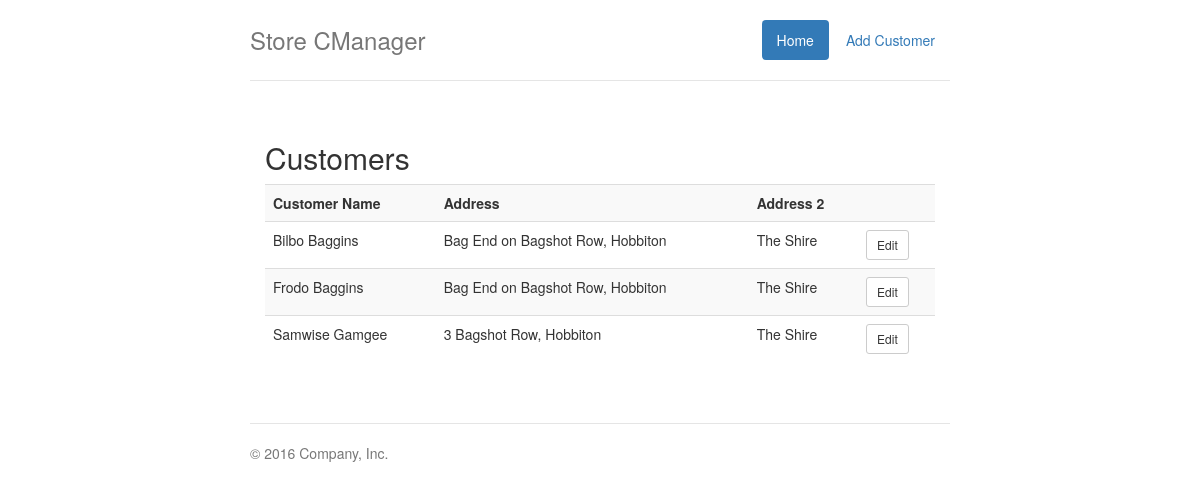
Screenshot of /cmanager/index.php with the database file from the repository.
### tables this page shows
CREATE TABLE `useraddresses` (
  `AddressID` int(11) NOT NULL,
  `UserID` int(11) NOT NULL,
  `Address1` varchar(255) NOT NULL,
  `Address2` varchar(255) DEFAULT NULL
);

CREATE TABLE `users` (
  `UserID` int(11) NOT NULL,
  `Name` varchar(30) NOT NULL
);

### cmanager/index.php (the view, shortened to what this page needs)
<?php include('includes/database.php');?>
<?php
    $query = "SELECT * FROM users "
            . "INNER JOIN useraddresses ON useraddresses.userID=users.userID "
            . "ORDER BY users.Name";
    $result = $db->query($query) or die($db->errorinfo()[1] . $db->errorinfo()[2]);
?>
<!DOCTYPE html>
<html lang="en">
  <head>
    <link href="css/bootstrap.min.css" rel="stylesheet">
    <link href="css/jumbotron-narrow.css" rel="stylesheet">
  </head>
  <body>
    <div class="container">
      <div class="header clearfix">
        <nav>
          <ul class="nav nav-pills pull-right">
            <li role="presentation" class="active"><a href="index.php">Home</a></li>
            <li role="presentation"><a href="add_customer.php">Add Customer</a></li>
          </ul>
        </nav>
        <h3 class="text-muted">Store CManager</h3>
      </div>
      <div class="row marketing">
        <div class="col-lg-12">
          <h2>Customers</h2>
          <table class="table table-striped">
              <tr>
                  <th>Customer Name</th>
                  <th>Address</th>
                  <th>Address 2</th>
                  <th></th>
              </tr>
                  <?php if($result->RowCount() > 0) {
                        while ($row = $result->fetch(PDO::FETCH_ASSOC)) {
                          $output = '<tr>';
                          $output .= '<td>'. $row['Name']. '</td>';
                          $output .= '<td>'. $row['Address1'] .'</td>';
                          $output .= '<td>'. $row['Address2'] .'</td>';
                          $output .= '<td>' .'<a href=edit_customer.php?id='. $row["UserID"].' class="btn btn-default btn-sm">Edit</a>'.'</td>';
                          $output .= '</tr>';
                          echo $output;
                      }
                      }
                      else {
                          echo 'Sorry, no customers found.';
                      }
                  ?>
          </table>
        </div>
        <div class="col-lg-6">
        </div>
      </div>
      <footer class="footer">
        <p>&copy; 2016 Company, Inc.</p>
      </footer>
    </div>
  </body>
</html>

### cmanager/css/jumbotron-narrow.css (style rules this page uses)
body { padding-top: 20px; padding-bottom: 20px; }
.header, .marketing, .footer { padding-right: 15px; padding-left: 15px; }
.header { padding-bottom: 20px; border-bottom: 1px solid #e5e5e5; }
.header h3 { margin-top: 0; margin-bottom: 0; line-height: 40px; }
.footer { padding-top: 19px; color: #777; border-top: 1px solid #e5e5e5; }
@media (min-width: 768px) { .container { max-width: 730px; } }
.marketing { margin: 40px 0; }
@media screen and (min-width: 768px) { .header, .marketing, .footer { padding-right: 0; padding-left: 0; } }
@media screen and (min-width: 768px) { .header { margin-bottom: 30px; } }

### rows the page displays
useraddresses: UserID.Name "Bilbo Baggins", Address1 "Bag End on Bagshot Row, Hobbiton", Address2 "The Shire"
useraddresses: UserID.Name "Frodo Baggins", Address1 "Bag End on Bagshot Row, Hobbiton", Address2 "The Shire"
useraddresses: UserID.Name "Samwise Gamgee", Address1 "3 Bagshot Row, Hobbiton", Address2 "The Shire"
